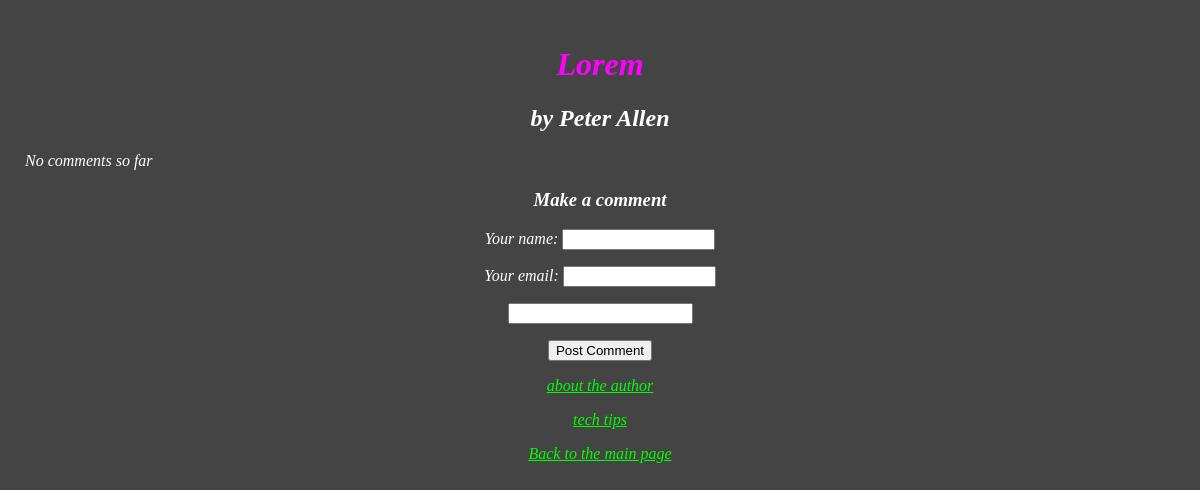
Before: /blog/1/ with the older database file.
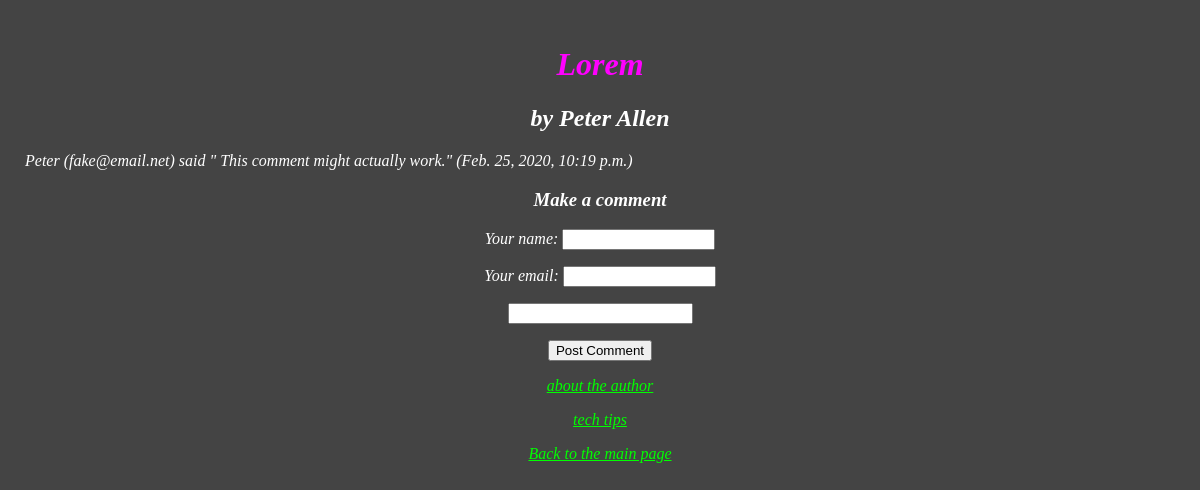
After: the same page with the newer database file.
### blog/models.py (models this page shows, shortened)
class Comment(models.Model):
	blog = models.ForeignKey(Blog, on_delete=models.CASCADE)
	commenter = models.CharField(max_length=16)
	email = models.EmailField()
	content  = models.TextField()
	posted = models.DateTimeField()

### blog/views.py (the view)
# urls.py: path('<int:post_id>/', views.post, name = 'post'),
def post(request, post_id):
	return render(request, 'blog/entry.html', {'post': get_object_or_404(Blog, pk=post_id)})

### blog/templates/blog/entry.html (shortened to what this page needs)
<!DOCTYPE html>
<html lang="en">
    <head>
	{% load static %}
        <link rel="stylesheet" href="{% static 'blog/style.css' %}" type="text/css"/>
    </head>
    <body>
   	 	<h1 id ="test"> {{ post.title }} </h1>
   	 	<h2>by {{ post.author }} </h2>
	{% if post.comment_set.all %}
	    {% for comment in post.comment_set.all %}
	        <p> {{ comment.commenter }}	 ({{ comment.email }}) said "	 {{ comment.content }}"	 ({{comment.posted}})</p>
	    {% endfor %}
	{% else %}
	    <p>No comments so far</p>
	{% endif %}
	<h3>Make a comment</h3>
	<form action="{% url 'comment' post.id %}" method="POST">
	<label for="name">Your name: </label>
	<input name="name" type="text" id="name" maxlength="16" size="16">
	<label for="email">Your email: </label>
	<input name="email" type="email" id="email" size="16">
	<input name="content" type="text" id="content">
	<input type="submit" value="Post Comment">
	</form>
<a href="/blog/about" > about the author </a>
<a href="/blog/techtips" > tech tips </a>
<a href="/blog">Back to the main page</a>
    </body>
</html>

Changed rows visible on the page:
added Comment: commenter "Peter", email "fake@email.net", content "This comment might actually work.", posted "Feb. 25, 2020, 10:19 p.m."
Other visible differences:
text no longer shown: "No comments so far"
